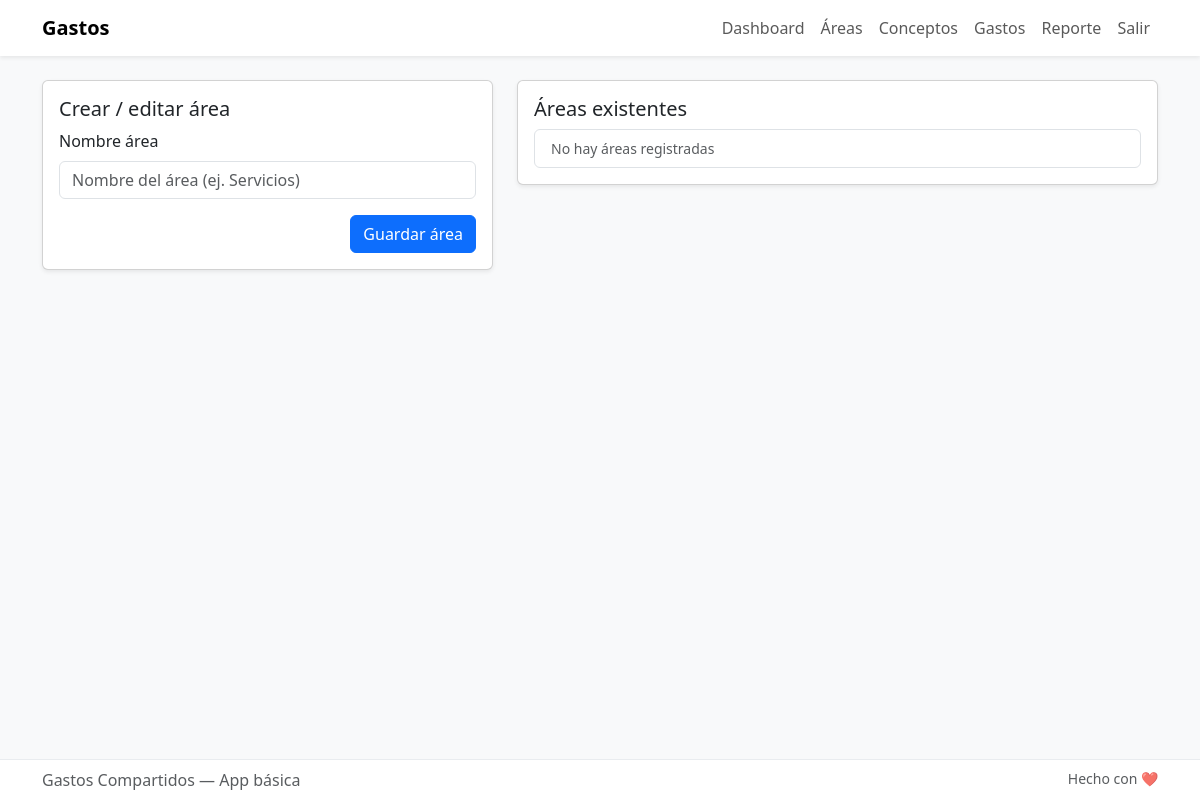
Before: /areas (signed in) with the older database file.
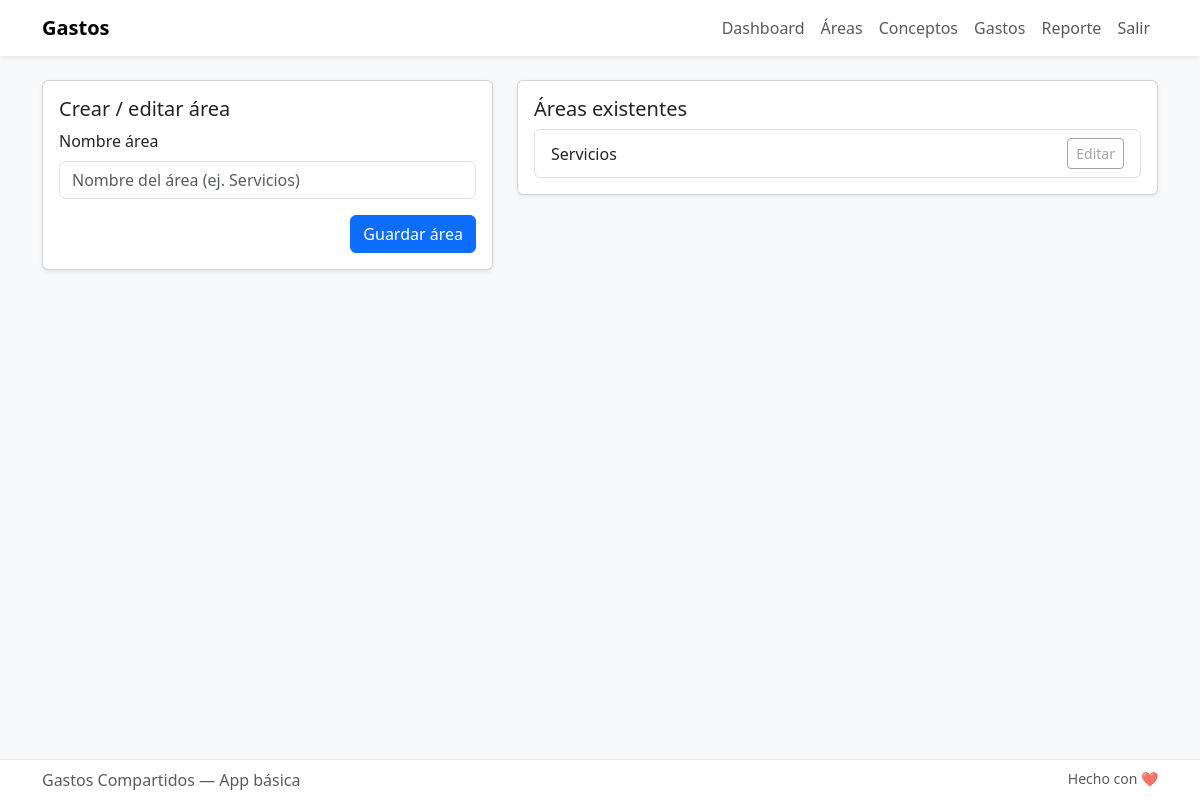
After: the same page with the newer database file.
### models.py (models this page shows)
class Area(db.Model):
    id = db.Column(db.Integer, primary_key=True)
    nombre = db.Column(db.String(120), nullable=False)
    conceptos = db.relationship('Concepto', backref='area', lazy=True)

### app.py (the view)
@app.route('/areas', methods=['GET', 'POST'])
@login_required
def areas_view():
    form = AreaForm()
    if form.validate_on_submit():
        area = Area(nombre=form.nombre.data)
        db.session.add(area)
        db.session.commit()
        flash('Área creada', 'success')
        return redirect(url_for('areas_view'))
    areas = Area.query.all()
    return render_template('areas.html', form=form, areas=areas)

### forms.py
class AreaForm(FlaskForm):
    nombre = StringField('Nombre área', validators=[DataRequired()])
    submit = SubmitField('Guardar área')

### app.py (called while the page is built)
@login_manager.user_loader
def load_user(user_id):
    return User.query.get(int(user_id))

### templates/areas.html (shortened to what this page needs)
{% extends 'base.html' %}
{% block content %}
<div class="row">
  <div class="col-md-5">
    <div class="card shadow-sm">
      <div class="card-body">
        <h5 class="card-title">Crear / editar área</h5>
        <form method="post">
          <div class="mb-3">
            {{ form.nombre.label(class="form-label") }}
            {{ form.nombre(class="form-control", placeholder="Nombre del área (ej. Servicios)") }}
          </div>
          <div class="d-flex justify-content-end">
            {{ form.submit(class="btn btn-primary") }}
          </div>
        </form>
      </div>
    </div>
  </div>
  <div class="col-md-7">
    <div class="card shadow-sm">
      <div class="card-body">
        <h5 class="card-title">Áreas existentes</h5>
        <ul class="list-group">
          {% for a in areas %}
            <li class="list-group-item d-flex justify-content-between align-items-center">
              {{ a.nombre }}
              <div>
                <a href="#" class="btn btn-sm btn-outline-secondary disabled">Editar</a>
              </div>
            </li>
          {% else %}
            <li class="list-group-item small text-muted">No hay áreas registradas</li>
          {% endfor %}
        </ul>
      </div>
    </div>
  </div>
</div>
{% endblock %}

### templates/base.html (shortened to what this page needs)
<!doctype html>
<html lang="es">
  <head>
    <link href="https://cdn.jsdelivr.net/npm/bootstrap@5.3.0/dist/css/bootstrap.min.css" rel="stylesheet">
  </head>
  <body>
    <nav class="navbar navbar-expand-lg navbar-light bg-white shadow-sm">
      <div class="container">
        <a class="navbar-brand nav-brand" href="{{ url_for('index') }}">Gastos</a>
        <div class="collapse navbar-collapse" id="navMenu">
          <ul class="navbar-nav ms-auto">
            {% if current_user.is_authenticated %}
              <li class="nav-item"><a class="nav-link" href="{{ url_for('dashboard') }}">Dashboard</a></li>
              <li class="nav-item"><a class="nav-link" href="{{ url_for('areas_view') }}">Áreas</a></li>
              <li class="nav-item"><a class="nav-link" href="{{ url_for('conceptos_view') }}">Conceptos</a></li>
              <li class="nav-item"><a class="nav-link" href="{{ url_for('gastos_view') }}">Gastos</a></li>
              <li class="nav-item"><a class="nav-link" href="{{ url_for('reporte_mes') }}">Reporte</a></li>
              <li class="nav-item"><a class="nav-link" href="{{ url_for('logout') }}">Salir</a></li>
            {% else %}
              <li class="nav-item"><a class="nav-link" href="{{ url_for('login') }}">Ingresar</a></li>
              <li class="nav-item"><a class="nav-link" href="{{ url_for('register') }}">Registrar</a></li>
            {% endif %}
          </ul>
        </div>
      </div>
    </nav>
    <main class="container mt-4">
      {% block content %}{% endblock %}
    </main>
    <footer class="text-muted">
      <div class="container d-flex justify-content-between">
        <div>Gastos Compartidos — App básica</div>
        <div class="small">Hecho con ❤️</div>
      </div>
    </footer>
  </body>
</html>

### templates/base.html (style rules this page uses)
body { padding-bottom: 60px; background-color: #f8f9fa; }
.nav-brand { font-weight: 700; }
footer { position: fixed; bottom: 0; left: 0; right: 0; background: #fff; border-top: 1px solid #e9ecef; padding: 8px 16px; }

Changed rows visible on the page:
added Area: nombre "Servicios"
Other visible differences:
text no longer shown: "No hay áreas registradas"
